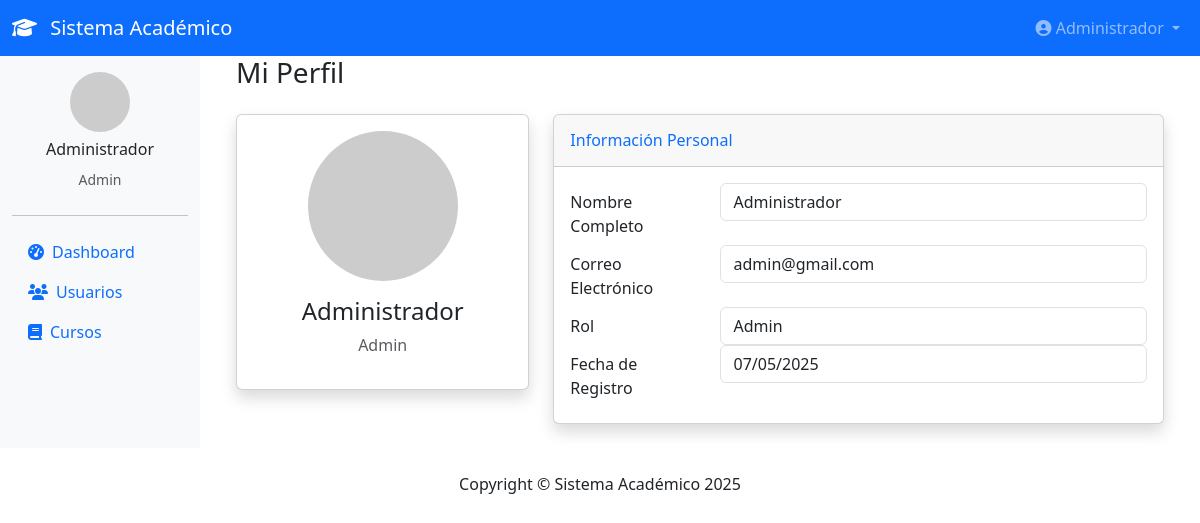
Screenshot of /perfil.php (signed in) with the database file from the repository.
### tables this page shows
CREATE TABLE `usuarios` (
  `id_usuario` int(11) NOT NULL AUTO_INCREMENT,
  `nombre` varchar(100) NOT NULL,
  `correo` varchar(100) NOT NULL,
  `contrasena` varchar(255) NOT NULL,
  `rol` enum('docente','estudiante','admin') NOT NULL,
  `fecha_registro` timestamp NOT NULL DEFAULT current_timestamp(),
  `primer_login` tinyint(1) DEFAULT 0,
  `mfa_codigo` varchar(10) DEFAULT NULL,
  `token_recuperacion` varchar(100) DEFAULT NULL,
  `token_expira` datetime DEFAULT NULL,
  PRIMARY KEY (`id_usuario`),
  UNIQUE KEY `correo` (`correo`)
);

### perfil.php (the view, shortened to what this page needs)
<?php
require_once __DIR__ . '/includes/auth.php';
include __DIR__ . '/includes/header.php';
try {
    $stmt = $pdo->prepare("SELECT * FROM usuarios WHERE id_usuario = ?");
    $stmt->execute([$_SESSION['id_usuario']]);
    $usuario = $stmt->fetch();
} catch (PDOException $e) {
    die("Error al cargar perfil: " . $e->getMessage());
}
?>
<div class="container-fluid">
    <h1 class="h3 mb-4 text-gray-800">Mi Perfil</h1>
    <div class="row">
        <div class="col-lg-4">
            <div class="card shadow mb-4">
                <div class="card-body text-center">
                    <img src="https://ui-avatars.com/api/?name=<?= urlencode($usuario['nombre']) ?>&size=200"
                         class="rounded-circle mb-3" width="150">
                    <h4><?= htmlspecialchars($usuario['nombre']) ?></h4>
                    <p class="text-muted"><?= ucfirst($usuario['rol']) ?></p>
                </div>
            </div>
        </div>
        <div class="col-lg-8">
            <div class="card shadow mb-4">
                <div class="card-header py-3">
                    <h6 class="m-0 font-weight-bold text-primary">Información Personal</h6>
                </div>
                <div class="card-body">
                    <form>
                        <div class="form-group row">
                            <label class="col-sm-3 col-form-label">Nombre Completo</label>
                            <div class="col-sm-9">
                                <input type="text" class="form-control" value="<?= htmlspecialchars($usuario['nombre']) ?>" readonly>
                            </div>
                        </div>
                        <div class="form-group row">
                            <label class="col-sm-3 col-form-label">Correo Electrónico</label>
                            <div class="col-sm-9">
                                <input type="email" class="form-control" value="<?= htmlspecialchars($usuario['correo']) ?>" readonly>
                            </div>
                        </div>
                        <div class="form-group row">
                            <label class="col-sm-3 col-form-label">Rol</label>
                            <div class="col-sm-9">
                                <input type="text" class="form-control" value="<?= ucfirst($usuario['rol']) ?>" readonly>
                            </div>
                        </div>
                        <div class="form-group row">
                            <label class="col-sm-3 col-form-label">Fecha de Registro</label>
                            <div class="col-sm-9">
                                <input type="text" class="form-control"
                                       value="<?= date('d/m/Y', strtotime($usuario['fecha_registro'])) ?>" readonly>
                            </div>
                        </div>
                    </form>
                </div>
            </div>
        </div>
    </div>
</div>
<?php include __DIR__ . '/includes/footer.php'; ?>

### rows the page displays
usuarios: nombre "Administrador", rol "Admin", correo "admin@gmail.com", fecha_registro "07/05/2025"

### other values shown
$_SESSION['nombre'] "Administrador"
$_SESSION['rol'] "Admin"
